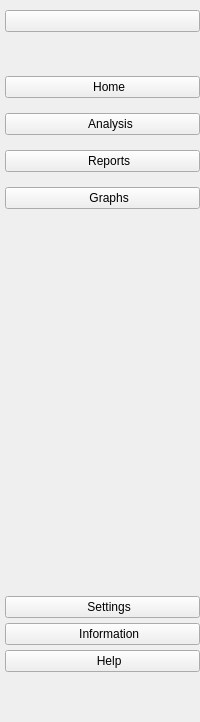
     <widget class="QCustomSlideMenu" name="leftMenu" native="true">
      <layout class="QVBoxLayout" name="verticalLayout">
       <property name="spacing">
        <number>5</number>
       </property>
       <property name="leftMargin">
        <number>0</number>
       </property>
       <property name="topMargin">
        <number>5</number>
       </property>
       <property name="rightMargin">
        <number>0</number>
       </property>
       <property name="bottomMargin">
        <number>5</number>
       </property>
       <item>
        <widget class="QWidget" name="widget" native="true">
         <property name="minimumSize">
          <size>
           <width>55</width>
           <height>51</height>
          </size>
         </property>
         <layout class="QVBoxLayout" name="verticalLayout_2">
          <property name="spacing">
           <number>5</number>
          </property>
          <property name="leftMargin">
           <number>5</number>
          </property>
          <property name="topMargin">
           <number>5</number>
          </property>
          <property name="rightMargin">
           <number>0</number>
          </property>
          <property name="bottomMargin">
           <number>5</number>
          </property>
          <item alignment="Qt::AlignTop">
           <widget class="QPushButton" name="menuBtn">
            <property name="text">
             <string/>
            </property>
            <property name="icon">
             <iconset resource="../Qss/icons/_icons.qrc">
              <normaloff>:/material_design/icons/material_design/menu.png</normaloff>:/material_design/icons/material_design/menu.png</iconset>
            </property>
           </widget>
          </item>
         </layout>
        </widget>
       </item>
       <item>
        <widget class="QWidget" name="widget_2" native="true">
         <property name="minimumSize">
          <size>
           <width>157</width>
           <height>163</height>
          </size>
         </property>
         <layout class="QVBoxLayout" name="verticalLayout_3">
          <property name="spacing">
           <number>5</number>
          </property>
          <property name="leftMargin">
           <number>5</number>
          </property>
          <property name="topMargin">
           <number>5</number>
          </property>
          <property name="rightMargin">
           <number>0</number>
          </property>
          <property name="bottomMargin">
           <number>5</number>
          </property>
          <item>
           <widget class="QPushButton" name="homeBtn">
            <property name="text">
             <string>    Home</string>
            </property>
            <property name="icon">
             <iconset resource="../Qss/icons/_icons.qrc">
              <normaloff>:/material_design/icons/material_design/home.png</normaloff>:/material_design/icons/material_design/home.png</iconset>
            </property>
           </widget>
          </item>
          <item>
           <widget class="QPushButton" name="dataAnalysisBtn">
            <property name="text">
             <string>     Analysis</string>
            </property>
            <property name="icon">
             <iconset resource="../Qss/icons/_icons.qrc">
              <normaloff>:/font_awesome_solid/icons/font_awesome/solid/database.png</normaloff>:/font_awesome_solid/icons/font_awesome/solid/database.png</iconset>
            </property>
           </widget>
          </item>
          <item>
           <widget class="QPushButton" name="reportsBtn">
            <property name="text">
             <string>    Reports</string>
            </property>
            <property name="icon">
             <iconset resource="../Qss/icons/_icons.qrc">
              <normaloff>:/material_design/icons/material_design/report.png</normaloff>:/material_design/icons/material_design/report.png</iconset>
            </property>
           </widget>
          </item>
          <item>
           <widget class="QPushButton" name="graphsBtn">
            <property name="text">
             <string>    Graphs</string>
            </property>
            <property name="icon">
             <iconset resource="../Qss/icons/_icons.qrc">
              <normaloff>:/font_awesome_solid/icons/font_awesome/solid/chart-pie.png</normaloff>:/font_awesome_solid/icons/font_awesome/solid/chart-pie.png</iconset>
            </property>
           </widget>
          </item>
         </layout>
        </widget>
       </item>
       <item>
        <spacer name="verticalSpacer">
         <property name="orientation">
          <enum>Qt::Vertical</enum>
         </property>
         <property name="sizeType">
          <enum>QSizePolicy::MinimumExpanding</enum>
         </property>
         <property name="sizeHint" stdset="0">
          <size>
           <width>154</width>
           <height>362</height>
          </size>
         </property>
        </spacer>
       </item>
       <item>
        <widget class="QWidget" name="widget_3" native="true">
         <property name="minimumSize">
          <size>
           <width>141</width>
           <height>126</height>
          </size>
         </property>
         <layout class="QVBoxLayout" name="verticalLayout_4">
          <property name="spacing">
           <number>5</number>
          </property>
          <property name="leftMargin">
           <number>5</number>
          </property>
          <property name="topMargin">
           <number>5</number>
          </property>
          <property name="rightMargin">
           <number>0</number>
          </property>
          <property name="bottomMargin">
           <number>5</number>
          </property>
          <item>
           <widget class="QPushButton" name="settingsBtn">
            <property name="text">
             <string>    Settings</string>
            </property>
            <property name="icon">
             <iconset resource="../Qss/icons/_icons.qrc">
              <normaloff>:/material_design/icons/material_design/settings.png</normaloff>:/material_design/icons/material_design/settings.png</iconset>
            </property>
           </widget>
          </item>
          <item>
           <widget class="QPushButton" name="informationBtn">
            <property name="text">
             <string>    Information</string>
            </property>
            <property name="icon">
             <iconset resource="../Qss/icons/_icons.qrc">
              <normaloff>:/material_design/icons/material_design/perm_device_information.png</normaloff>:/material_design/icons/material_design/perm_device_information.png</iconset>
            </property>
           </widget>
          </item>
          <item>
           <widget class="QPushButton" name="helpBtn">
            <property name="text">
             <string>    Help</string>
            </property>
            <property name="icon">
             <iconset resource="../Qss/icons/_icons.qrc">
              <normaloff>:/material_design/icons/material_design/help.png</normaloff>:/material_design/icons/material_design/help.png</iconset>
            </property>
           </widget>
          </item>
          <item>
           <spacer name="verticalSpacer_8">
            <property name="orientation">
             <enum>Qt::Vertical</enum>
            </property>
            <property name="sizeHint" stdset="0">
             <size>
              <width>20</width>
              <height>40</height>
             </size>
            </property>
           </spacer>
          </item>
         </layout>
        </widget>
       </item>
      </layout>
     </widget>
